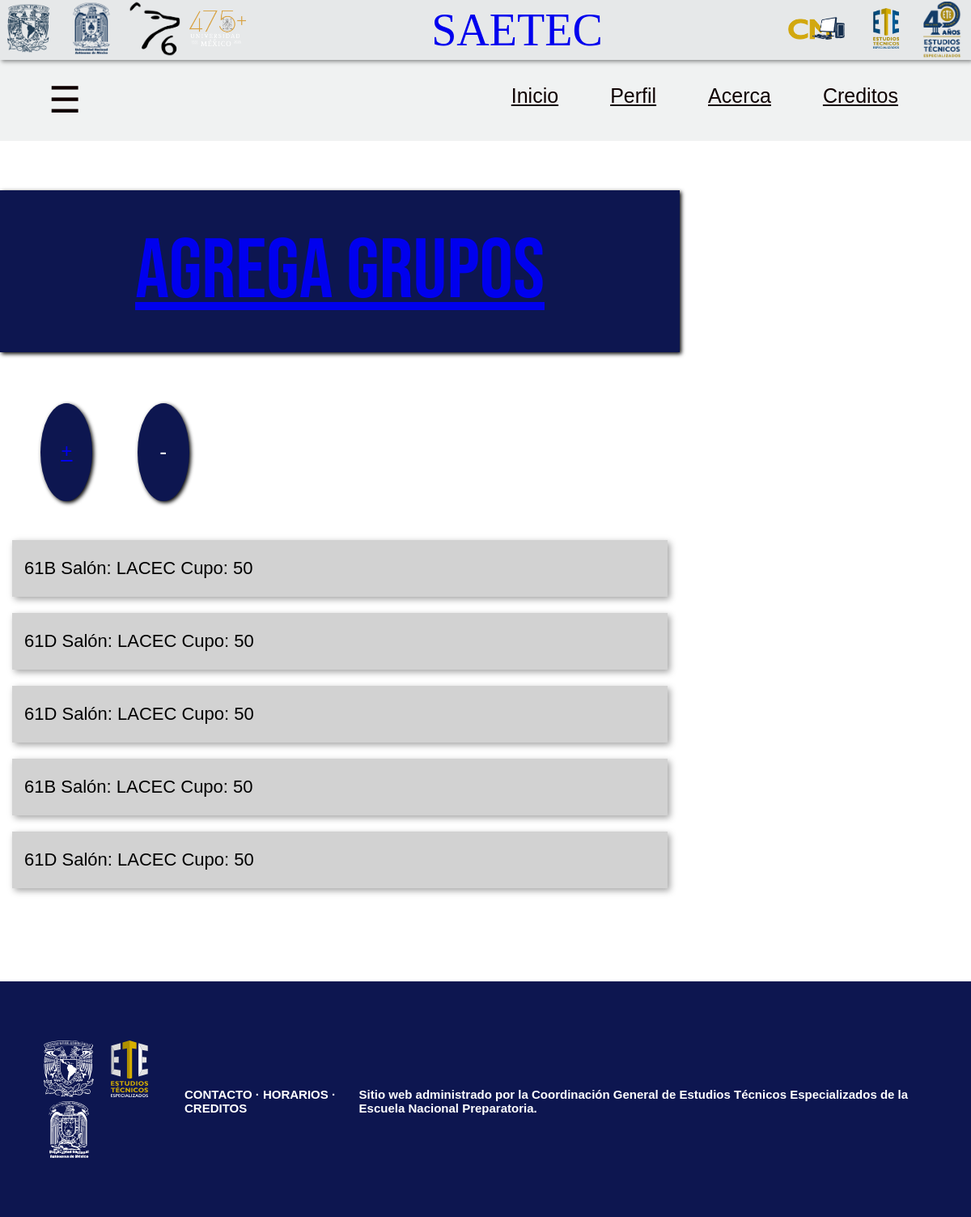
Screenshot of /templates/crea_grupo.php with the database file from the repository.
### tables this page shows
CREATE TABLE grupo (
    id_grupo INT PRIMARY KEY AUTO_INCREMENT,
    id_profesor INT NOT NULL,
    FOREIGN KEY (id_profesor) 
    REFERENCES profesor(id_profesor),
    nombre_grupo VARCHAR(3) NOT NULL,
    plantel VARCHAR(50) NOT NULL,
    cupo INT NOT NULL,
    salon VARCHAR(6) NOT NULL
);

### templates/crea_grupo.php (the view, shortened to what this page needs)
<?php
    $conexion = connect();
?>
<!DOCTYPE html>
<html lang="es">
<head>
    <link rel="stylesheet" href="../statics/style/crea_grupo.css">
</head>
<body>
    <header>
        <div id="iconos_unam">
            <div class="logo-unam">
                <a href="https://www.unam.mx/">
                    <img class="iconos"src="../statics/img/logo-escudo-unam.png" alt="Escuedo de la UNAM">
                </a>
            </div>
            <div class="logo-enp">
                <a href="http://enp.unam.mx/">
                    <img class="iconos"src="../statics/img/logo_enp.jpeg" alt="Escuedo de la UNAM">
                </a>
            </div>
            <div class="logo-enp6">
                <a href="https://www.prepa6.unam.mx/ENP6/_P6/">
                    <img class="iconos"src="../statics/img/logo-prepa6.png" alt="Escuedo de la UNAM">
                </a>
            </div>
            <div class="logo-475años">
                <img class="iconos"src="../statics/img/logo-475años.png" alt="Escuedo de la UNAM">
            </div>
        </div>
        <div id="titulo_encabezado">
            <a href="./index.html">
                <p>SAETEC</p>
            </a>
        </div>
        <div id="iconos_ete">
            <div class="logo-compu">
                <a href="https://www.ete.enp.unam.mx/CM.html">
                    <img class="iconos" src="../statics/img/logo_compu.jpeg" alt="Escudo de el Estudio Tecnico Especializado en Computacion">
                </a>
            </div>
                <a href="https://www.ete.enp.unam.mx/">
                    <img class="iconos" src="../statics/img/logo-ete.png" alt="Escudo de los Estudios Tecnicos de la UNAM">
                </a>
            </div>
                    <img class="iconos" src="../statics/img/logo-ete-40años.png" alt="Escudo de los 40 años Estudios Tecnicos de la UNAM">
    </header>
    <?php
            include 'barrapro.php';
    ?>
    <br>
    <div id="contenedor">
        <div id="grupo">
            <a href="./admin.php"><u>AGREGA GRUPOS</u></a>
        </div>
        <div class="botones">
            <div id="añade">
                <a href="./forms-grupo.php">
                    <p><strong>+</strong></p>
                </a>
                </div>
                <div id="borra">
                    <p><strong>-</strong></p>
                </div>
            </div>
            <div id="lista-profes">
                <?php
                    $sql="SELECT * FROM grupo";
                    $filtra =mysqli_query($conexion, $sql);
                    while($grupo =mysqli_fetch_assoc($filtra)) {
                        echo "
                        <div class='alumno'>
                            <p>" . $grupo['nombre_grupo'] . "
                            Salón: " . $grupo['salon'] . "
                            Cupo: " . $grupo['cupo'] . "</p>
                        </div>";
                    }
                ?>
            </div>
        </div>
    <?php
            include 'footer.php';
    ?>
</body>
</html>

### statics/style/crea_grupo.css (style rules this page uses)
body { margin: 0%; padding: 0%; }
header { background-color: #E6E8E9; box-shadow: 2px 2px 5px rgb(0, 0, 0); display: flex; align-items: center; justify-content: space-between; }
.iconos { width: 70px; height: 70px; object-fit: contain; }
#iconos_unam { display: flex; align-items: center; gap: 8px; }
#iconos_unam .iconos { width: 70px; height: 70px; }
#titulo_encabezado { color: #0D1650; font-size: 3.5rem; font-weight: 400; flex: 1; text-align: center; }
#titulo_encabezado a { text-decoration: none; }
#titulo_encabezado p { margin: 0%; }
#iconos_ete { display: flex; align-items: center; gap: 8px; flex-shrink: 0; }
#iconos_ete .iconos { width: 70px; height: 50px; }
#contenedor { display: flex; flex-direction: column; width: 70%; }
#grupo { background-color: #0D1650; font-family: 'encabezado'; width: 100%; height: 25vh; color: #FFFFFF; font-size: 3vh; text-align: center; font-size: 13vh; margin-top: 3%; box-shadow: 2px 2px 5px rgb(0, 0, 0); display: flex; align-items: center; justify-content: center; }
.botones { display: flex; flex-direction: row; margin-left: 6%; margin-bottom: 4%; }
#añade { background-color: #0D1650; font-size: 25px; color: #FFFF; margin-top: 8%; width: 8vh; height: 8vb; border-radius: 100%; border-color: #FFFFFF; margin-right: 7%; box-shadow: 2px 2px 5px rgb(0, 0, 0); display: flex; align-items: center; justify-content: center; }
#borra { background-color: #0D1650; font-size: 25px; color: #FFFF; margin-top: 8%; width: 8vh; height: 8vb; border-radius: 100%; border-color: #FFFFFF; box-shadow: 2px 2px 5px rgb(0, 0, 0); display: flex; align-items: center; justify-content: center; }
#lista-profes { display: flex; flex-direction: column; padding: 15px; }
.alumno { background-color: rgb(210, 210, 210); box-shadow: 3px 3px 8px rgb(163, 163, 163); width: 100%; margin-bottom: 20px; text-align: left; }
.alumno p { font-family: 'Gill Sans', 'Gill Sans MT', Calibri, 'Trebuchet MS', sans-serif; font-size: 22px; margin-left: 15px; }

### rows the page displays
grupo: nombre_grupo "61B", salon "LACEC", cupo "50"
grupo: nombre_grupo "61D", salon "LACEC", cupo "50"
grupo: nombre_grupo "61D", salon "LACEC", cupo "50"
grupo: nombre_grupo "61B", salon "LACEC", cupo "50"
grupo: nombre_grupo "61D", salon "LACEC", cupo "50"
